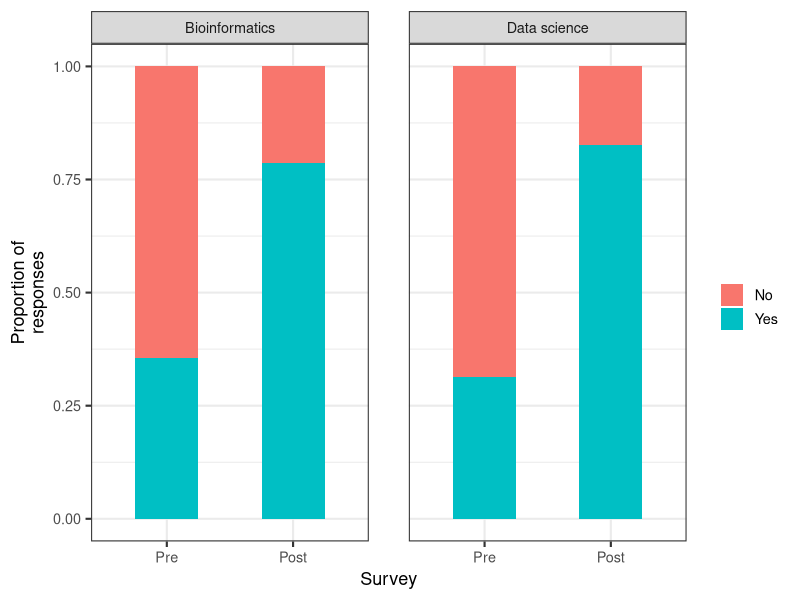
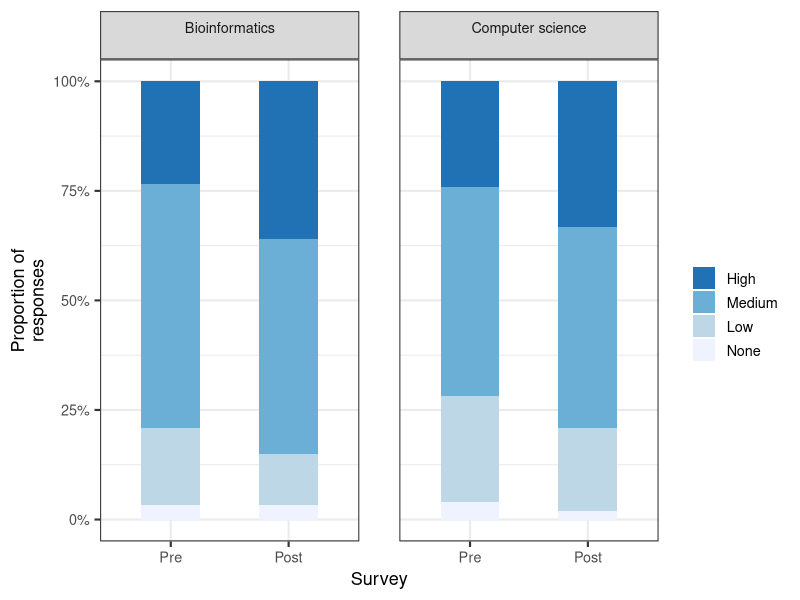
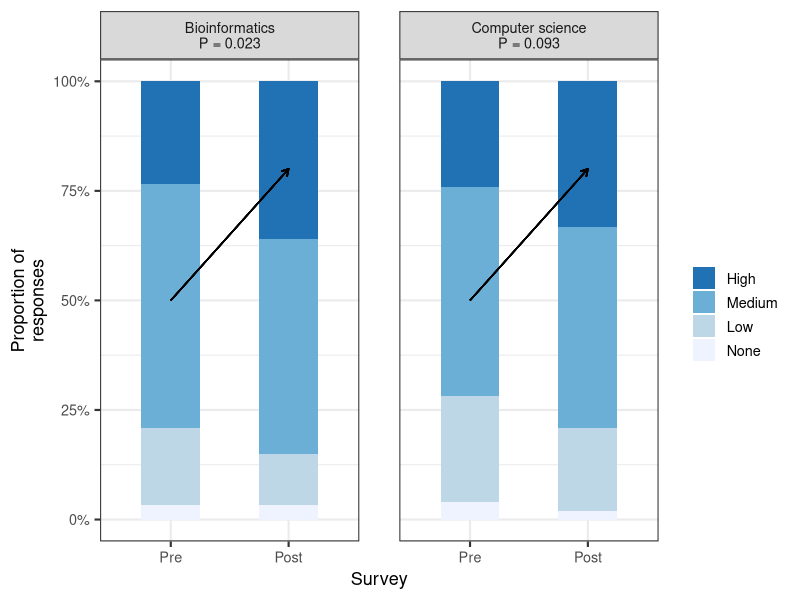
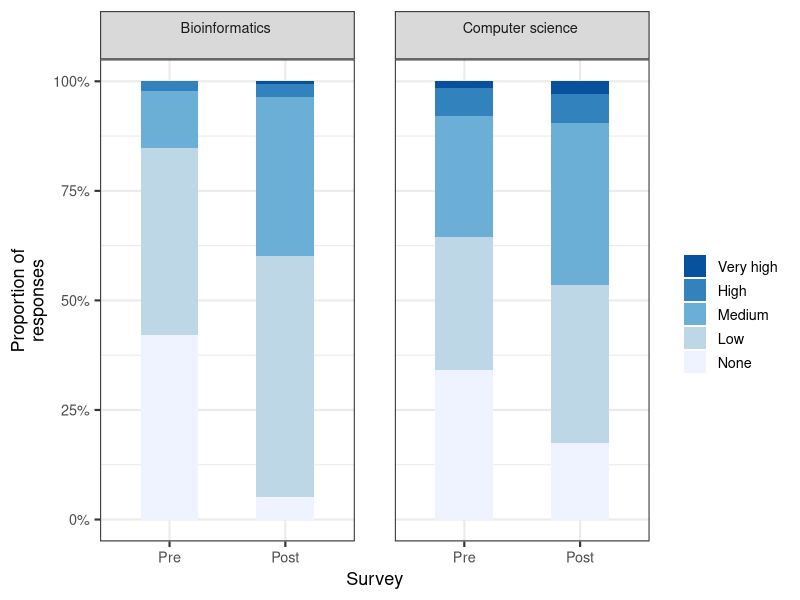
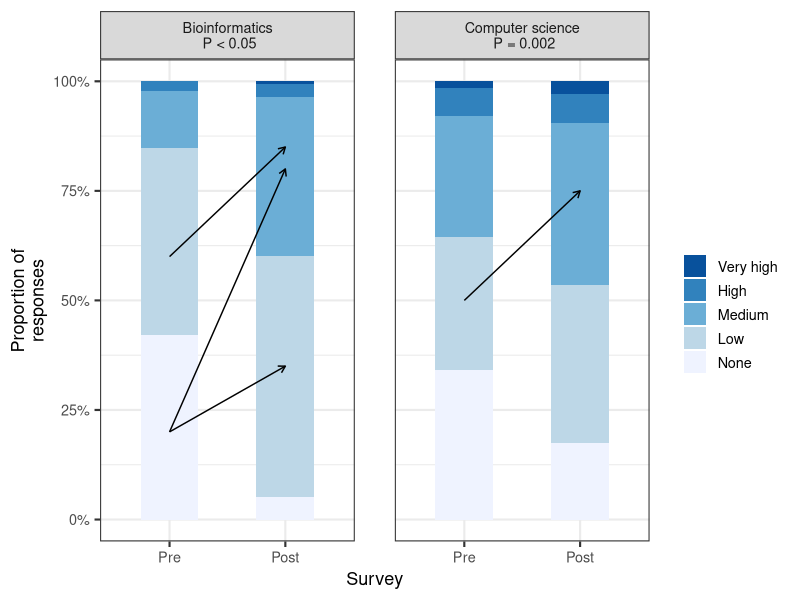
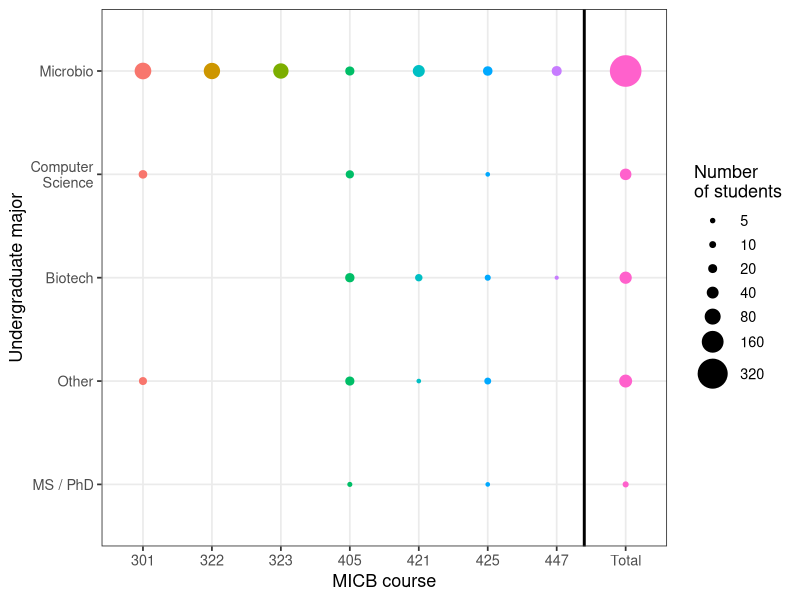

Generate these figures, in order, with R:
## ---- chunk 1
library(tidyverse)
library(ggthemes)
library(scales)
## ---- chunk 2
# Cleaned in EDUCE/Survey_analysis/Survey_analysis_MICB2019
survey <- read_csv("data/2017.18.19_survey_clean.csv")
## ---- chunk 3
survey %>% 
  select(Course, Pre_DS, Post_DS,
         Pre_BI, Post_BI, year) %>% 
  filter(Course == "MICB301") %>% 
  #Gather pre/post data
  gather("group", "YN", Pre_DS, Pre_BI, Post_DS, Post_BI) %>% 
  drop_na(YN) %>% 
  separate(group, into=c("survey","term"), sep="_") %>% 
  mutate(survey = factor(survey, levels = c("Pre", "Post"))) %>% 

ggplot(aes(x=survey, y=..prop.., group=YN, fill=YN)) + 
  geom_bar(position = "fill", width=0.5) +
  labs(x="Survey", y="Proportion of\nresponses", fill="") +
  facet_grid(~term, labeller=as_labeller(c("DS"="Data science", "BI"="Bioinformatics"))) +
  theme_bw(base_size = 16) +
  theme(text = element_text(size=13), 
        panel.spacing = unit(2, "lines")) 
## ---- chunk 4
interest <- survey %>% 
  select(Course, year,
         Pre_Interest_BI, Post_Interest_BI,
         Pre_Interest_CPSC, Post_Interest_CPSC) %>% 
  filter(Course== "MICB301") %>% 
  # Select matched pre-post
  drop_na() %>% 
  #Gather pre/post data
  gather("subject", "interest", -Course, -year) %>% 
  drop_na(interest) %>% 
  # Create separate pre/post column
  separate(subject, into=c("survey","trash","subject"), sep="_") %>% 
  # Convert numeric survey respones to groups
  ## None=0, low=1-3, med=4-7, high=8-10
  mutate(interest_cat = ifelse(interest == "0", "None",
                        ifelse(interest %in% c("1","2","3"), "Low",
                        ifelse(interest %in% c("4","5","6","7"), "Medium",
                        ifelse(interest %in% c("8","9","10"), "High",
                        interest))))) %>% 
  #Reorder groups
  mutate(survey =  factor(survey, levels = c("Pre", "Post")),
         interest_cat = factor(interest_cat,
                               levels=c("High","Medium","Low","None"))) %>% 
  select(-trash) %>% 
  group_by(Course, survey, subject, interest_cat) %>% 
  summarize(n=n()) %>% 
  mutate(freq=100*n/sum(n))

p_interest <- ggplot(interest, aes(x=survey, y=freq, fill=interest_cat)) + 
  geom_col(position = "fill", width=0.5) +
  labs(x="Survey", y="Proportion of\nresponses", fill="") +
  facet_grid(~subject, labeller = as_labeller(c("BI"="Bioinformatics\n", "CPSC"="Computer science\n"))) +
  theme_bw(base_size = 16) +
  theme(text = element_text(size=13), 
        panel.spacing = unit(2, "lines")) +
  scale_x_discrete(labels=c("Pre","Post")) +
  scale_fill_brewer(palette = "Blues", direction=-1)+
  scale_y_continuous(labels=scales::percent)

p_interest
## ---- chunk 5
p_interest +
  geom_segment(aes(x = 1, y = 0.5, xend = 2, yend = 0.8),
  arrow = arrow(length = unit(0.03, "npc"))) +
  facet_grid(~subject, labeller = as_labeller(c("BI"="Bioinformatics\nP = 0.023", "CPSC"="Computer science\nP = 0.093")))
## ---- chunk 6
exp <- survey %>% 
  select(Course, year,
         Pre_Exp_BI,   Post_Exp_BI,
         Pre_Exp_CPSC, Post_Exp_CPSC) %>% 
  filter(Course == "MICB301") %>% 
  # Select matched pre-post
  drop_na() %>% 
  #Gather pre/post data
  gather("subject", "exp", -Course, -year) %>% 
  # Create separate pre/post column
  separate(subject, into=c("survey","trash","subject"), sep="_") %>% 
  # Convert numeric survey respones to groups
  ## None=0, low=1-3, med=4-7, high=8-10
  mutate(exp_cat = ifelse(exp == "0", "None",
                        ifelse(exp %in% c("1","2","3"), "Low",
                        ifelse(exp %in% c("4","5","6"), "Medium",
                        ifelse(exp %in% c("7","8"), "High",
                        ifelse(exp %in% c("9","10"), "veryHigh",
                        exp)))))) %>% 
  #Reorder groups
  mutate(survey =  factor(survey, levels = c("Pre", "Post")),
         exp_cat = factor(exp_cat,
                               levels=c("veryHigh","High","Medium","Low","None")),
         subject = factor(subject, levels=c("BI","CPSC"))) %>% 
  select(-trash) %>% 
  group_by(Course, survey, subject, exp_cat) %>% 
  summarize(n=n()) %>% 
  mutate(freq=100*n/sum(n))

p_exp <- ggplot(exp, aes(x=survey, y=freq)) + 
  geom_col(aes(fill=exp_cat), position = "fill", width=0.5) +
  labs(x="Survey", y="Proportion of\nresponses", fill="") +
  facet_grid(~subject, labeller = as_labeller(
    c("BI"="Bioinformatics \n",
      "CPSC"="Computer science \n"))) +
  theme_bw(base_size = 16) +
  theme(text = element_text(size=13), 
        panel.spacing = unit(2, "lines")) +
  scale_x_discrete(labels=c("Pre","Post")) +
  scale_fill_brewer(palette = "Blues", direction=-1, 
                    labels=c("Very high","High","Medium","Low","None")) +
  scale_y_continuous(labels=scales::percent)

p_exp
## ---- chunk 7
arrow_bi<-data.frame(
  x=1,xend=2, y1=0.6,yend1=0.85, y2=0.2,yend2=0.35, y3=0.2,yend3=0.8, 
  subject=factor("BI", levels=c("BI","CPSC","MICB")))

arrow_cpsc<-data.frame(
  x=1, xend=2, y1=0.2,yend1=0.4, y2=0.5,yend2=0.75,
  subject=factor("CPSC", levels=c("BI","CPSC","MICB")))

p_exp +
  geom_segment(data=arrow_bi, aes(x=x, y=y1, xend=xend, yend=yend1), 
               arrow = arrow(length = unit(0.03, "npc"))) +
  geom_segment(data=arrow_bi, aes(x=x, y=y2, xend=xend, yend=yend2), 
               arrow = arrow(length = unit(0.03, "npc"))) +
  geom_segment(data=arrow_bi, aes(x=x, y=y3, xend=xend, yend=yend3), 
               arrow = arrow(length = unit(0.03, "npc"))) +
  
  geom_segment(data=arrow_cpsc, aes(x=x, y=y2, xend=xend, yend=yend2), 
               arrow = arrow(length = unit(0.03, "npc"))) +
  
facet_grid(~subject, labeller = as_labeller(
    c("BI"="Bioinformatics\n P < 0.05",
      "CPSC"="Computer science\n P = 0.002")))
## ---- chunk 8
read_tsv("data/2018_course_makeup.txt") %>% 
  # Add total summed variable
  mutate(Total = rowSums(.[2:8], na.rm=TRUE)) %>% 
  # Reorder majors factor
  mutate(major_ord = factor(Major, levels=c("MS/PhD","Other","BIOT",
                                            "CPSC","MICB/MBIM"))) %>% 

  # Gather
  gather(key=course, value=count, "301":"447", Total) %>% 
  na.omit() %>% 
  
  ggplot() + 
  geom_point(aes(x=as.factor(course), y=major_ord, 
                 size=as.numeric(count), color=as.factor(course))) +
  # Size parameters, modify legend
  scale_size_continuous(name="Number \nof students", range = c(0,10),
                        limits=c(0,356), breaks=c(5,10,20,40,80,160,320)) +
  # Remove color legend
  scale_color_discrete(guide=FALSE) +
  # Add vertical dividers
  geom_vline(xintercept=7.4, size=1) +
  #Beautify
  labs(x="MICB course", y="Undergraduate major") +
  theme_bw(base_size = 13) +
  theme(text = element_text(size=13)) +
  scale_y_discrete(labels=c("MS / PhD", "Other", "Biotech", "Computer\nScience", "Microbio"))
